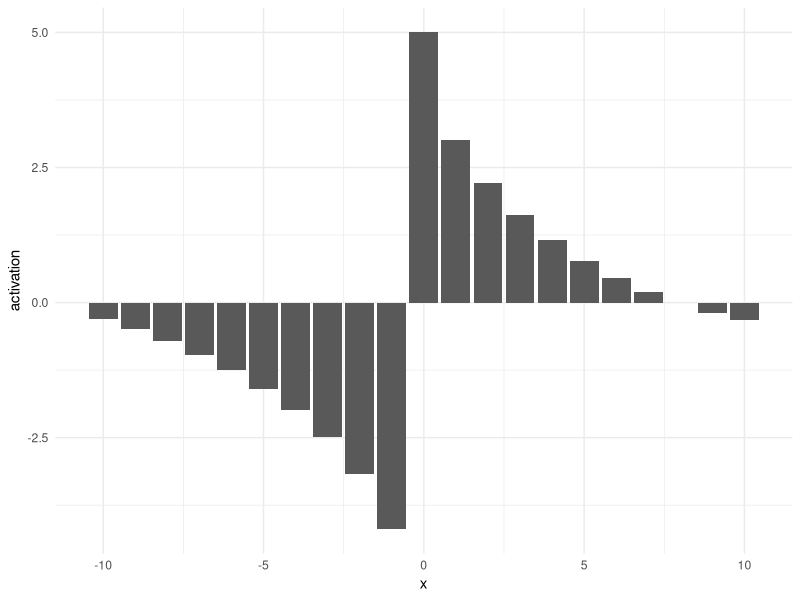

This figure's R source:
## ---- chunk 1
#| label: fig-periodic-indicators
#| warning: false
#| echo: false
#| message: false
#| fig-cap: |
#|   Non-trivial activation
#| fig-alt: |
#|   Bar chart. Balues along along the x-axis, numeric effect along the y-axis. 
#|   The activation takes negative values before 0, with larger and larger values
#|   as it gets closer. Only it hits zero it flips and becomes positive, and then
#|   goes back down. 
library(tidyverse)

tibble(
 x = seq(-10, 10),
 activation = case_when(
 x > 0 ~ 5 - sqrt(x) * 2 + x^2 * 0.01,
 x == 0 ~ 5,
 x < 0 ~ -(5 - log(-x + 0.5) * 2),
 )
) |>
  ggplot(aes(x, activation)) +
  geom_col() +
  theme_minimal()
